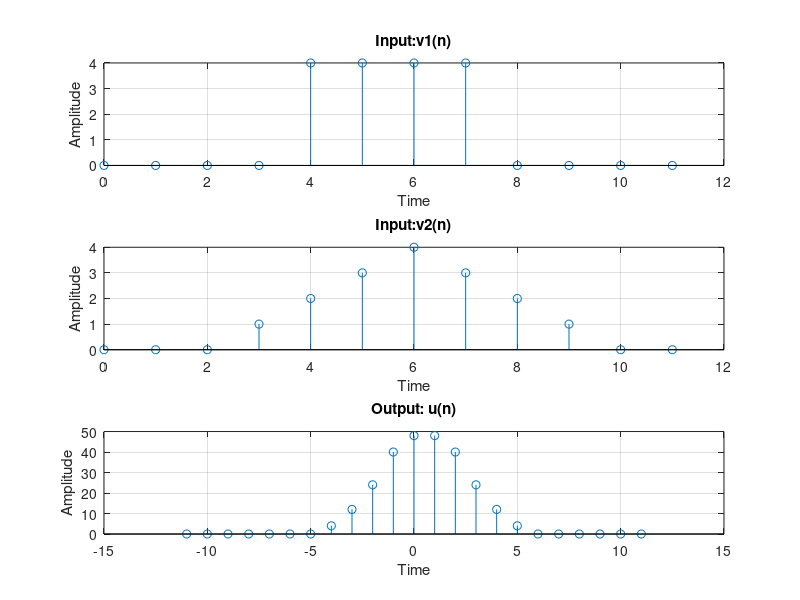

MATLAB code to generate this figure:

v1 = [0 0 0 0 4 4 4 4 0 0 0 0];
v2 = [0 0 0 1 2 3 4 3 2 1 0 0];

u = conv(v1, v2);
a = 0; b = 0;

p = a: a+(length(v1)-1);
subplot(3, 1, 1), stem(p, v1); grid on;
xlabel('Time'); ylabel('Amplitude');
title('Input:v1(n)');

q = b: b+(length(v2)-1);
subplot(3, 1, 2), stem(q, v2); grid on;
xlabel('Time'); ylabel('Amplitude');
title('Input:v2(n)');

n = a-length(v2)+1: length(u)+a+b-length(v2);
subplot(3, 1, 3), stem(n, u); grid on; disp(u);
xlabel('Time'); ylabel('Amplitude');
title('Output: u(n)');
